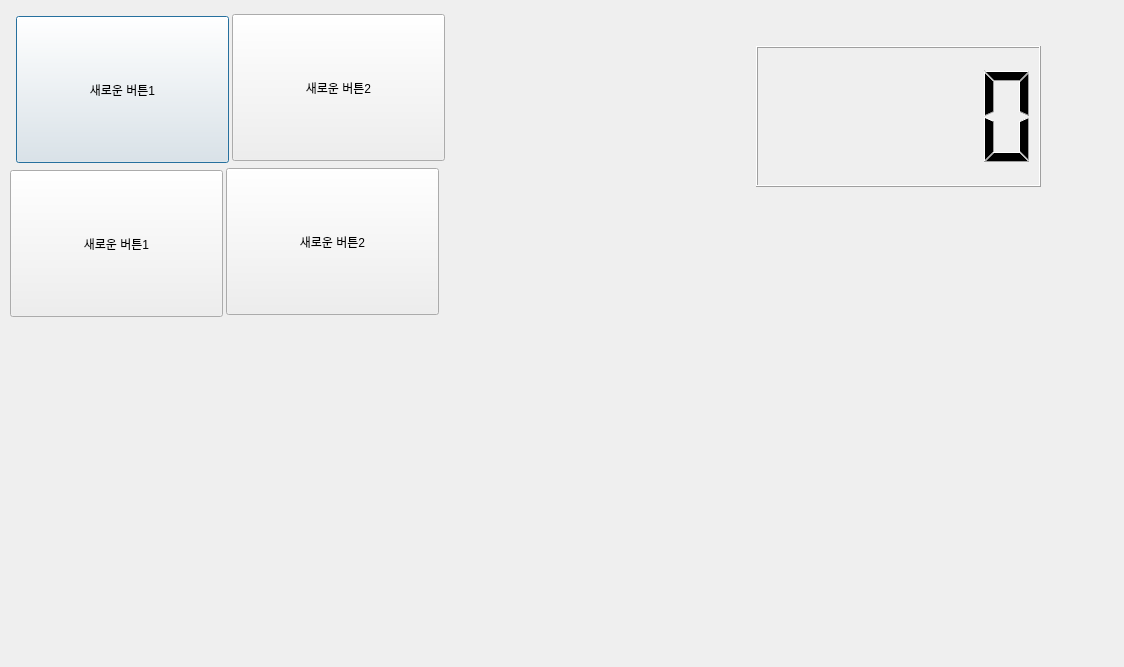
<?xml version="1.0" encoding="UTF-8"?>
<ui version="4.0">
 <class>Dialog</class>
 <widget class="QDialog" name="Dialog">
  <property name="geometry">
   <rect>
    <x>0</x>
    <y>0</y>
    <width>1124</width>
    <height>667</height>
   </rect>
  </property>
  <property name="windowTitle">
   <string>메인윈도우 V1.0</string>
  </property>
  <widget class="QPushButton" name="btn1">
   <property name="geometry">
    <rect>
     <x>16</x>
     <y>16</y>
     <width>213</width>
     <height>147</height>
    </rect>
   </property>
   <property name="text">
    <string>새로운 버튼1</string>
   </property>
  </widget>
  <widget class="QPushButton" name="btn2">
   <property name="geometry">
    <rect>
     <x>232</x>
     <y>14</y>
     <width>213</width>
     <height>147</height>
    </rect>
   </property>
   <property name="text">
    <string>새로운 버튼2</string>
   </property>
  </widget>
  <widget class="QPushButton" name="pushButton_3">
   <property name="geometry">
    <rect>
     <x>10</x>
     <y>170</y>
     <width>213</width>
     <height>147</height>
    </rect>
   </property>
   <property name="text">
    <string>새로운 버튼1</string>
   </property>
  </widget>
  <widget class="QPushButton" name="pushButton_4">
   <property name="geometry">
    <rect>
     <x>226</x>
     <y>168</y>
     <width>213</width>
     <height>147</height>
    </rect>
   </property>
   <property name="text">
    <string>새로운 버튼2</string>
   </property>
  </widget>
  <widget class="QLCDNumber" name="lcdNumber">
   <property name="geometry">
    <rect>
     <x>756</x>
     <y>46</y>
     <width>285</width>
     <height>141</height>
    </rect>
   </property>
  </widget>
 </widget>
 <resources/>
 <connections/>
</ui>
